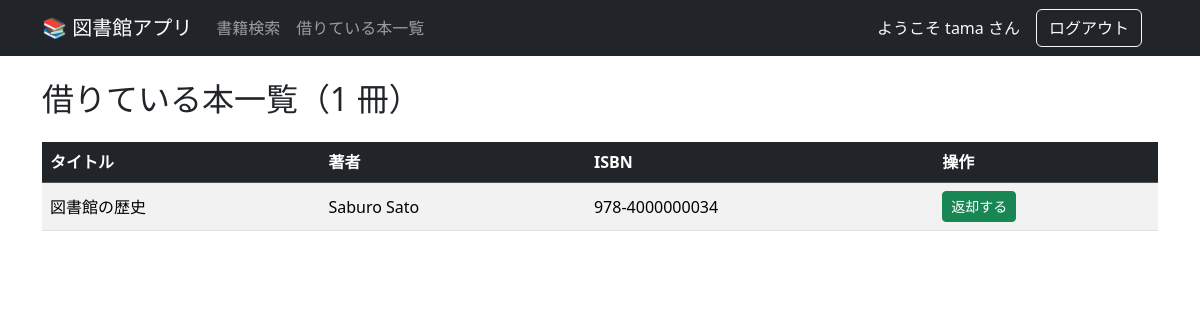
The page /borrowed_books (signed in) on the database its author committed.
### library/models.py (models this page shows, shortened)
class User(db.Model):
    __tablename__ = "users"  # 慣習：クラス名を lowercase 化、複数化
    id = db.Column(db.Integer, primary_key=True)
    username = db.Column(db.String(80), unique=True, nullable=False)
    password_hash = db.Column(db.String(128), nullable=False)
    loans = db.relationship("Loan", back_populates="user")

class Loan(db.Model):
    __tablename__ = "loans"
    id = db.Column(db.Integer, primary_key=True)
    book_id = db.Column(db.Integer, db.ForeignKey("books.id"), nullable=False)
    user_id = db.Column(db.Integer, db.ForeignKey("users.id"), nullable=False)
    borrowed_at = db.Column(db.DateTime, nullable=False, default=db.func.now())
    returned_at = db.Column(db.DateTime, nullable=True)
    user = db.relationship("User", back_populates="loans")
    book = db.relationship("Book", back_populates="loans")

class Book(db.Model):
    __tablename__ = "books"
    id = db.Column(db.Integer, primary_key=True)
    title = db.Column(db.String(80), nullable=False)
    author = db.Column(db.String(80), nullable=False)
    isbn = db.Column(db.String(20), unique=True)
    loans = db.relationship("Loan", back_populates="book", lazy="dynamic")

### library/app.py (the view)
@app.route("/borrowed_books")
def borrowed_books():
    user_id = session.get("user_id")
    if not user_id:
        return redirect(url_for("index"))
    current_user = User.query.get(user_id)
    borrowed = Loan.query.filter_by(user=current_user, returned_at=None).all()
    return render_template('borrowed_books.html', borrowed=borrowed, user=current_user.username)

### library/templates/borrowed_books.html
{% from 'bootstrap5/form.html' import render_form %}
{% extends "base.html" %}
{% block content %}
<div class="container mt-4">
    <h2 class="mb-4">借りている本一覧（{{ borrowed|length }} 冊）</h2>
    {% if borrowed %}
    <div class="table-responsive">
        <table class="table table-striped table-hover align-middle">
            <thead class="table-dark">
                <th>タイトル</th>
                <th>著者</th>
                <th>ISBN</th>
                <th>操作</th>
            </thead>
            {% for loan in borrowed %}
            <tbody>
                <td>{{ loan.book.title }}</td>
                <td>{{ loan.book.author }}</td>
                <td>{{ loan.book.isbn }}</td>
                <td>
                    <form method="POST" action="{{ url_for('return_book', loan_id=loan.id) }}">
                        <button class="btn btn-sm btn-success">
                            返却する
                        </button>
                    </form>
                </td>
            </tbody>
            {% endfor %}
        </table>
    </div>
    {% else %}
    <div class="alert alert-info">
        現在借りている書籍はありません。<a href="{{ url_for('search') }}" class="alert-link">書籍検索はこちらから</a>
    </div>
    {% endif %}
</div>
{% endblock %}

### library/templates/base.html (shortened to what this page needs)
{% from 'bootstrap5/utils.html' import render_messages %}
<!DOCTYPE html>
<html lang="ja">
<head>
    <link rel="stylesheet" href="https://cdn.jsdelivr.net/npm/bootstrap@5.3.5/dist/css/bootstrap.min.css"
>
</head>
<body>
    <nav class="navbar navbar-expand-lg navbar-dark bg-dark">
        <div class="container">
            <a class="navbar-brand" href="/">📚 図書館アプリ</a>
            <div class="navbar-collapse collapse" id="navbarNav">
                <ul class="navbar-nav me-auto">
                    <li class="nav-item">
                        <a class="nav-link" href="{{ url_for('search') }}">書籍検索</a>
                    </li>
                    <li class="nav-item">
                        <a class="nav-link" href="{{ url_for('borrowed_books') }}">借りている本一覧</a>
                    </li>
                </ul>
                <ul class="navbar-nav me-3 gap-3 align-items-center">
                    <li class="nav-item d-flex align-items-center"><span class="navbar-text text-light">ようこそ {{ user }} さん</span></li>
                    <li class="nav-item"><form action="{{ url_for('logout') }}" method="POST"><button type="submit" class="btn btn-outline-light">ログアウト</button></form></li>
                </ul>
            </div>
        </div>
    </nav>
    {% block content %}{% endblock %}
</body>
</html>

### rows shown on the page
User: username "tama"
Loan: book "図書館の歴史", book.author "Saburo Sato", book.isbn "978-4000000034"

### other values the page prints
{{ borrowed|length }} "1"
